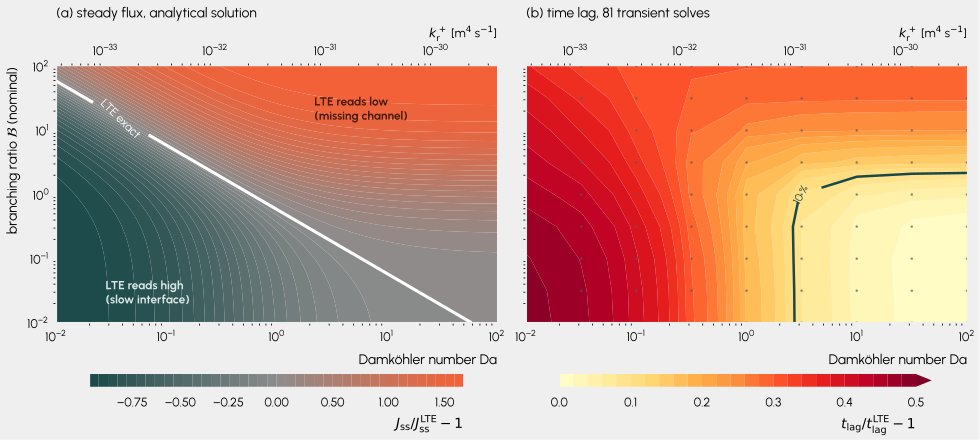

This figure's Python source:
"""Experiment C: the measured (Da, B) regime map at the Ni/FLiBe operating point.

scripts/2-higher-order-reactions/regime_map.py draws the same two axes
analytically, from the two analytical indicators

    within a channel   : 1 / (1 + Da)
    between channels   : min(1, B) / (1 + B)

and says plainly that the larger of the two is an indicator and not a rigorous
error bound. This script computes the error itself. Every point of the grid is a
full transient solve of Model 3 at the dimensional operating point of
parameters.py, read against the LTE baseline, so the question it answers is
whether the heuristic is a safe guide at a real operating point and where it is
not.

The indicator is deliberately *not* drawn on the figure. It measures a
different thing and overlaying it invites the reader to compare quantities that
are not comparable: the between-channel term is the flux fraction in the
minority channel, so it asks whether *some* single algebraic law could describe
the interface, whereas this map asks how wrong *the conventional choice* is, the
Sieverts/Henry condition of lte_baseline.py that a macroscopic code implements.
At large B those diverge, because almost all the flux is then fluorination and a
single linear law would do well while Sieverts/Henry is missing the dominant
pathway. `indicator` below is kept for the comparison in the working notes, and
at (Da, B) = (100, 100) it reports 1 % against a true error of 167 %.

Two errors are mapped, because an LTE condition can be wrong about the steady
state and about the timing independently:

    steady    : J_ss / J_ss^LTE - 1
    transient : t_lag / t_lag^LTE - 1

Both signed, not absolute. The two failure modes push the steady flux in
opposite directions, a slow interface holding it below LTE and a second channel
carrying flux LTE has no pathway for, so taking a modulus would fold the map
about a line that is itself the most interesting feature and would break the
zero contour into islands. Panel (a) is drawn from the analytical solution in
`sweep_redox.model3_steady_state`, which the 81 solves confirm to 8e-6, so it
needs no grid at all; panel (b) needs the transients and carries its sample
points.

Both axes are nominal groups evaluated at the upstream Sieverts loading, the same
convention parameters.py uses for Da. That keeps the grid rectangular and makes
the axes quantities a reader can estimate for their own system without solving
anything. The branching ratio measured from the converged rates runs higher
than its nominal value, by more than a decade at the top of the range, because
the fluorination channel drains the interfacial loading; the measured value is
carried in the CSV.

The upper axis converts Da into the forward rate constant it corresponds to at
this operating point, which is the number a rate measurement would report.

Produces:

  - regime_map_hyperion.csv
  - regime_map_hyperion.pdf
"""

import matplotlib

matplotlib.use("Agg")

import matplotlib.pyplot as plt
import morethemes as mt
import numpy as np
from matplotlib.colors import LinearSegmentedColormap, TwoSlopeNorm

import parameters as p
import lte_baseline
import sweep_redox
from sweep_damkohler import time_lag

ALL_DA = np.logspace(-2, 2, 9)
ALL_B = np.logspace(-2, 2, 9)

CSV = "regime_map_hyperion.csv"
GUIDE = "0.45"

COLUMNS = (
    "Da,B_nominal,B_measured,J_steady,J_over_J_lte,t_lag,t_lag_over_lte,"
    "hf_fraction,c_metal_gamma"
)


def indicator(damkohler, branching):
    """The analytical indicator of Sec. "Dimensionless criteria for LTE validity".

    The larger of the within-channel and between-channel terms, which is what
    the Sec. 2.7 map plots.
    """
    return np.maximum(
        1.0 / (1.0 + damkohler), np.minimum(1.0, branching) / (1.0 + branching)
    )


def compute(all_da=ALL_DA, all_b=ALL_B):
    """One transient solve per grid point. Writes the CSV as it goes."""
    times_lte, flux_lte, _, _, _ = lte_baseline.run()
    lag_lte, steady_lte = time_lag(times_lte, flux_lte)
    print(f"LTE reference: J_ss = {steady_lte:.4e} m^-2 s^-1, t_lag = {lag_lte:.4e} s")
    print(f"grid: {len(all_da)} x {len(all_b)} = {len(all_da) * len(all_b)} solves\n")

    rows = []
    for damkohler in all_da:
        for branching in all_b:
            out = sweep_redox.run(damkohler, branching)
            lag, steady = time_lag(out["times"], out["flux_atomic"])

            rows.append(
                [
                    damkohler,
                    branching,
                    out["branching_measured"][-1],
                    steady,
                    steady / steady_lte,
                    lag,
                    lag / lag_lte,
                    out["hf_fraction"][-1],
                    out["c_metal"][-1],
                ]
            )

            print(
                f"Da={damkohler:8.3e}  B={branching:8.3e}  "
                f"J/J_LTE={steady / steady_lte:8.4f}  "
                f"t_lag/t_LTE={lag / lag_lte:7.4f}  "
                f"HF={out['hf_fraction'][-1]:.4f}",
                flush=True,
            )

            np.savetxt(CSV, np.array(rows), delimiter=",", header=COLUMNS, comments="")

    return np.array(rows)


def steady_error_field(n=241):
    """Signed steady-flux error of the LTE condition, analytically.

    The steady state of Model 3 is algebraic, so this panel needs no solves and
    can be drawn as finely as we like. `sweep_redox.model3_steady_state` agrees
    with the 81 transient solves of the grid to 8e-6, so the map is verified
    everywhere the grid samples it.

    The error is kept *signed*. Its two failure modes push in opposite
    directions, a slow interface holding the flux below LTE and a second channel
    carrying flux LTE has no pathway for, so the zero contour is a real feature
    and not an artefact of taking a modulus.
    """
    da = np.logspace(-2, 2, n)
    b = np.logspace(-2, 2, n)
    da_grid, b_grid = np.meshgrid(da, b, indexing="ij")

    _, flux, _ = sweep_redox.model3_steady_state(da_grid, b_grid)
    return da_grid, b_grid, flux / p.lte_steady_state()[3] - 1.0


def plot(rows, filename, all_da=ALL_DA, all_b=ALL_B):
    mt.set_theme("urban")
    plt.rcParams["axes.spines.top"] = False
    plt.rcParams["axes.spines.right"] = False

    shape = (len(all_da), len(all_b))
    da_grid = rows[:, 0].reshape(shape)
    b_grid = rows[:, 1].reshape(shape)
    lag_error = (rows[:, 6] - 1.0).reshape(shape)

    fig, axes = plt.subplots(1, 2, figsize=(9.8, 4.4), constrained_layout=True)

    # The axes are set up *before* anything is drawn on them. clabel sizes the
    # gap it cuts in the contour for the label in data coordinates, so on a
    # still-linear axis it removes a chunk that, once the axis is switched to
    # log, swallows most of a decade and leaves the line looking truncated.
    for ax, title in (
        (axes[0], "(a) steady flux, analytical solution"),
        (axes[1], "(b) time lag, 81 transient solves"),
    ):
        ax.set_xscale("log")
        ax.set_yscale("log")
        ax.set_xlim(1e-2, 1e2)
        ax.set_ylim(1e-2, 1e2)
        ax.set_xlabel("Damköhler number Da")
        ax.set_title(title, loc="left", fontsize=10)
        ax.grid(False)

    # ---- (a) steady flux, signed, analytical on a fine grid -----------------
    da_fine, b_fine, steady = steady_error_field()

    # teal where LTE reads high, orange where it reads low, grey through zero so
    # the neutral band does not disappear into the page
    diverging = LinearSegmentedColormap.from_list(
        "lte_error", ["#1a4848", "#8c8c8c", "#f46036"]
    )
    # asymmetric on purpose: the error runs from about -0.9 to +1.7, so forcing
    # a symmetric range would leave half the teal unused and wash out the whole
    # interface-limited side of the map
    low, high = steady.min(), steady.max()
    mesh_a = axes[0].contourf(
        da_fine,
        b_fine,
        steady,
        levels=np.unique(
            np.concatenate([np.linspace(low, 0, 21), np.linspace(0, high, 21)])
        ),
        cmap=diverging,
        norm=TwoSlopeNorm(vcenter=0.0, vmin=low, vmax=high),
    )

    # the whole point of the panel: LTE is exact along this line, for the wrong
    # reason, and panel (b) shows the transient is not
    zero = axes[0].contour(
        da_fine, b_fine, steady, levels=[0.0], colors="white", linewidths=2.2
    )
    axes[0].clabel(zero, fmt={0.0: "LTE exact"}, fontsize=8.5)

    # naming the two sides is worth more than another pair of contours: the
    # failure modes push in opposite directions and that is why they can cancel
    for x, y, text, colour in (
        (0.028, 0.03, "LTE reads high\n(slow interface)", "#d8e6e4"),
        (2.2, 22.0, "LTE reads low\n(missing channel)", "#4a1a08"),
    ):
        axes[0].annotate(
            text,
            xy=(x, y),
            fontsize=8.5,
            weight="bold",
            color=colour,
            ha="left",
            va="center",
        )

    fig.colorbar(
        mesh_a,
        ax=axes[0],
        location="bottom",
        pad=0.02,
        fraction=0.06,
        shrink=0.85,
        aspect=26,
        ticks=[-0.75, -0.5, -0.25, 0.0, 0.5, 1.0, 1.5],
        label=r"$J_\mathrm{ss}/J_\mathrm{ss}^\mathrm{LTE} - 1$",
    )

    # ---- (b) time lag, from the 81 transient solves -------------------------
    mesh_b = axes[1].contourf(
        da_grid,
        b_grid,
        lag_error,
        levels=np.linspace(0.0, 0.5, 26),
        cmap="YlOrRd",
        extend="max",
    )
    lag_bands = axes[1].contour(
        da_grid, b_grid, lag_error, levels=[0.1], colors="#1a4848", linewidths=1.8
    )
    axes[1].clabel(lag_bands, fmt={0.1: "10 %"}, fontsize=8)
    axes[1].plot(
        rows[:, 0],
        rows[:, 1],
        linestyle="none",
        marker=".",
        markersize=2.0,
        color="0.35",
        alpha=0.55,
    )

    fig.colorbar(
        mesh_b,
        ax=axes[1],
        location="bottom",
        pad=0.02,
        fraction=0.06,
        shrink=0.85,
        aspect=26,
        ticks=[0.0, 0.1, 0.2, 0.3, 0.4, 0.5],
        label=r"$t_\mathrm{lag}/t_\mathrm{lag}^\mathrm{LTE} - 1$",
    )

    axes[0].set_ylabel(r"branching ratio $\mathcal{B}$ (nominal)")
    axes[1].set_yticklabels([])

    # Da on the top axis as the rate constant it stands for at this operating
    # point. The recombination channel is second order in the metal-side
    # loading, so its forward constant is a m^4/s and not a velocity; the
    # fluorination channel's is a velocity. That the two channels' rate
    # constants do not even share units is the same point Sec. "A solubility
    # constant has no law-independent units" makes about solubilities.
    def da_to_k(damkohler):
        return p.k_plus_from_damkohler(np.asarray(damkohler))

    def k_to_da(k_plus):
        return p.damkohler_recombination(np.asarray(k_plus))

    for ax in axes:
        secondary = ax.secondary_xaxis("top", functions=(da_to_k, k_to_da))
        secondary.set_xlabel(r"$k_\mathrm{r}^+$ [m$^4$ s$^{-1}$]", fontsize=9)

    fig.savefig(filename)
    print(f"\nwrote {filename}")


if __name__ == "__main__":
    rows = compute()
    plot(rows, "regime_map_hyperion.pdf")
